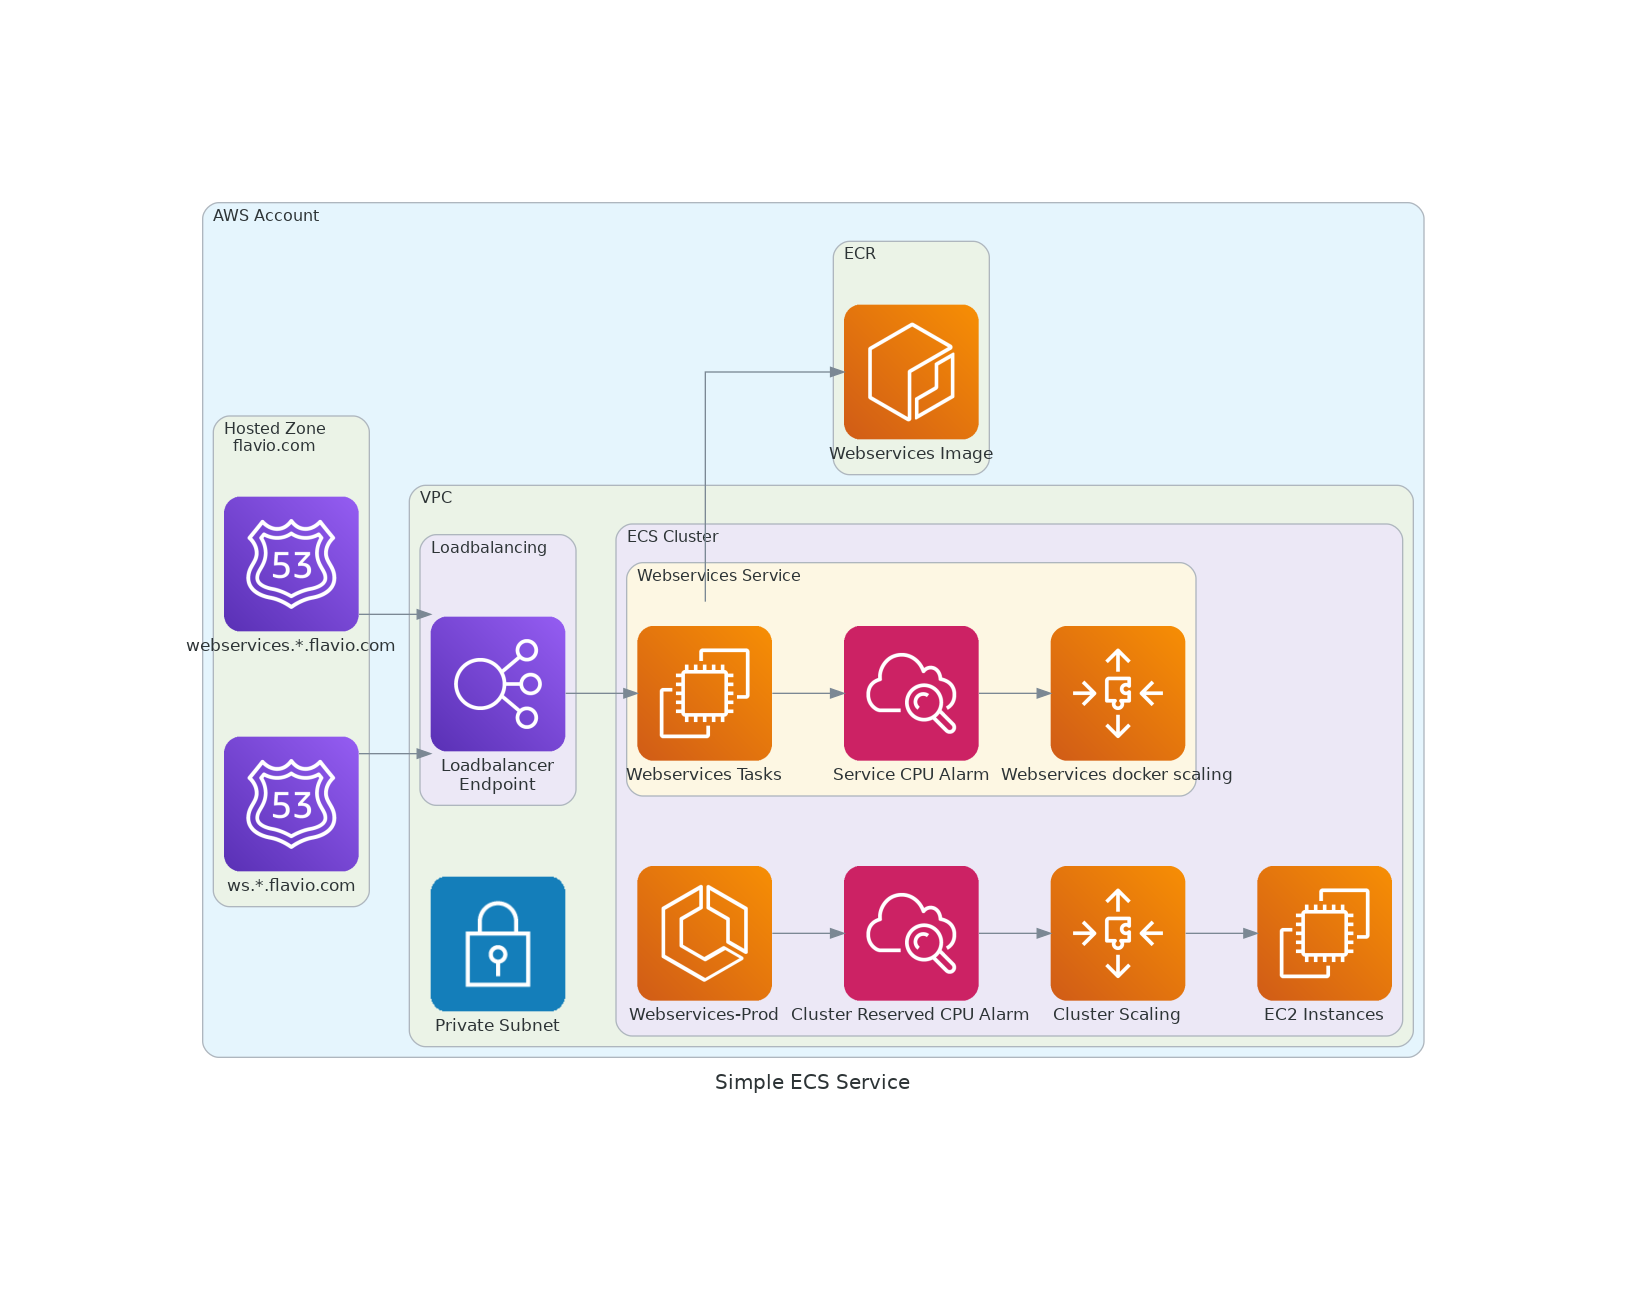

Here is the Python script that generated this plot:
from diagrams import Cluster, Diagram
from diagrams.aws.network import VPC, PublicSubnet, PrivateSubnet, Endpoint, ELB, Route53
from diagrams.aws.compute import ECS, ECR, EC2, AutoScaling
from diagrams.aws.management import Cloudwatch

with Diagram("Simple ECS Service", show=True):
    with Cluster("AWS Account"):
        with Cluster("Hosted Zone\nflavio.com"):
            maindomain = Route53("webservices.*.flavio.com")
            secondarydomain = Route53("ws.*.flavio.com")

        with Cluster("ECR"):

            ecr = ECR("Webservices Image")

        with Cluster("VPC"):

            PrivateSubnet("Private Subnet")
            with Cluster("Loadbalancing"):

                loadbalancer = ELB("Loadbalancer\nEndpoint")

                [maindomain, secondarydomain] >> loadbalancer 

            with Cluster("ECS Cluster"):

                clusterecs = ECS("Webservices-Prod")

                autoscalingclusterecs = AutoScaling("Cluster Scaling")

                ec2 = EC2("EC2 Instances")

                alarmscluster = Cloudwatch("Cluster Reserved CPU Alarm")

                clusterecs >> alarmscluster >> autoscalingclusterecs >> ec2

                with Cluster("Webservices Service"):

                    webservices = EC2("Webservices Tasks")

                    autoscalingwebservices = AutoScaling("Webservices docker scaling")

                    alarmswebservices = Cloudwatch("Service CPU Alarm")

                    loadbalancer >> webservices >> ecr
                    webservices >> alarmswebservices >> autoscalingwebservices
